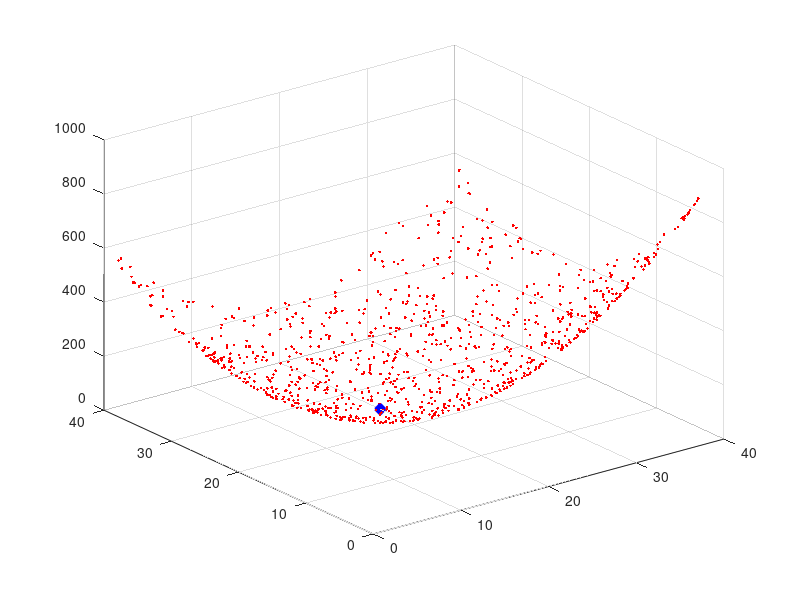

The MATLAB script that drew this image:
% PSO : Particle Swarm Optimization (VECTORIZED)
% particle swarm optimization (PSO) is a computational method that 
% optimizes a problem by iteratively trying to improve a candidate 
% solution with regard to a given measure of quality. PSO optimizes 
% a problem by having a population of candidate solutions, here dubbed 
% particles, and moving these particles around in the search-space 
% according to simple mathematical formulae over the particle's position 
% and velocity. Each particle's movement is influenced by its local best 
% known position but, is also guided toward the best known positions 
% in the search-space, which are updated as better positions are found 
% by other particles. This is expected to move the swarm toward the best solutions.
%
% this function is written as a simple example of PSO
% in order to optimiza other functions you have to change the objective
% function.
%
% to increase the efficieny of the PSO this version is a vectorized version
% for MATLAB.
%
% -----------------------------------
% code: REZA AHMADZADEH  (based on the original code by Wesam Elshamy)
% (reza.ahmadzadeh@iit.it)
% -----------------------------------
clc;clear all;close all;

%% initialization
%
swarm_size = 64;                       % number of the swarm particles
maxIter = 50;                          % maximum number of iterations
inertia = 1.0;
correction_factor = 2.0;
% set the position of the initial swarm
a = 1:8;
[X,Y] = meshgrid(a,a);
C = cat(2,X',Y');
D = reshape(C,[],2);
swarm(1:swarm_size,1,1:2) = D;          % set the position of the particles in 2D
swarm(:,2,:) = 0;                       % set initial velocity for particles
swarm(:,4,1) = 1000;                    % set the best value so far
plotObjFcn = 1;                         % set to zero if you do not need a final plot

%% define the objective funcion here (vectorized form)
objfcn =  @(x)(x(:,1) - 20).^2 + (x(:,2) - 25).^2;
tic;






%% The main loop of PSO
for iter = 1:maxIter
    swarm(:, 1, 1) = swarm(:, 1, 1) + swarm(:, 2, 1)/1.3;       %update x position with the velocity
    swarm(:, 1, 2) = swarm(:, 1, 2) + swarm(:, 2, 2)/1.3;       %update y position with the velocity
    x = swarm(:, 1, 1);                                         % get the updated position
    y = swarm(:, 1, 2);                                         % updated position
    fval = objfcn([x y]);                                       % evaluate the function using the position of the particle
    
    % compare the function values to find the best ones
    for ii = 1:swarm_size
        if fval(ii,1) < swarm(ii,4,1)
            swarm(ii, 3, 1) = swarm(ii, 1, 1);                  % update best x position,
            swarm(ii, 3, 2) = swarm(ii, 1, 2);                  % update best y postions
            swarm(ii, 4, 1) = fval(ii,1);                       % update the best value so far
        end
    end
    
    [~, gbest] = min(swarm(:, 4, 1));                           % find the best function value in total
    
    % update the velocity of the particles
    swarm(:, 2, 1) = inertia*(rand(swarm_size,1).*swarm(:, 2, 1)) + correction_factor*(rand(swarm_size,1).*(swarm(:, 3, 1) ...
        - swarm(:, 1, 1))) + correction_factor*(rand(swarm_size,1).*(swarm(gbest, 3, 1) - swarm(:, 1, 1)));   %x velocity component
    swarm(:, 2, 2) = inertia*(rand(swarm_size,1).*swarm(:, 2, 2)) + correction_factor*(rand(swarm_size,1).*(swarm(:, 3, 2) ...
        - swarm(:, 1, 2))) + correction_factor*(rand(swarm_size,1).*(swarm(gbest, 3, 2) - swarm(:, 1, 2)));   %y velocity component
    
    % plot the particles
    clf;plot(swarm(:, 1, 1), swarm(:, 1, 2), 'bx');             % drawing swarm movements
    axis([-2 40 -2 40]);
    pause(.1);                                                 % un-comment this line to decrease the animation speed
    disp(['iteration: ' num2str(iter)]);
end
toc

%% plot the function
if plotObjFcn
    ub = 40;
    lb = 0;
    npoints = 1000;
    x = (ub-lb) .* rand(npoints,2) + lb;
    for ii = 1:npoints
        f = objfcn([x(ii,1) x(ii,2)]);
        plot3(x(ii,1),x(ii,2),f,'.r');hold on
    end
    plot3(swarm(1,3,1),swarm(1,3,2),swarm(1,4,1),'xb','linewidth',5,'Markersize',5);grid
end
